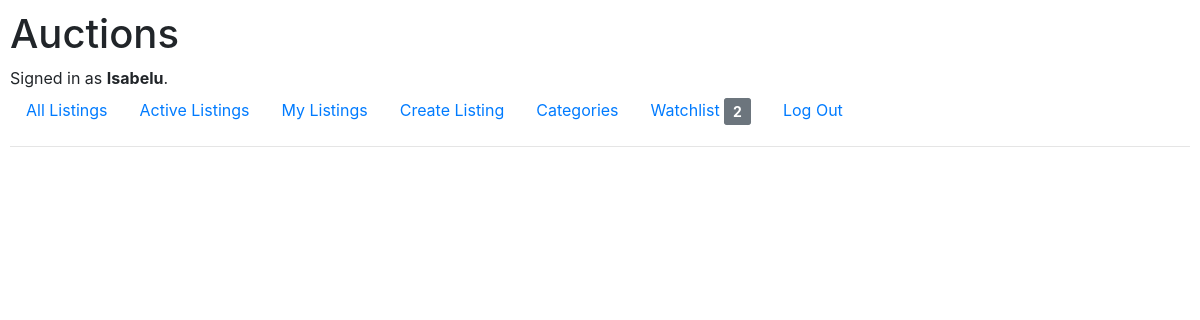
Before: /categories (signed in) with the older database file.
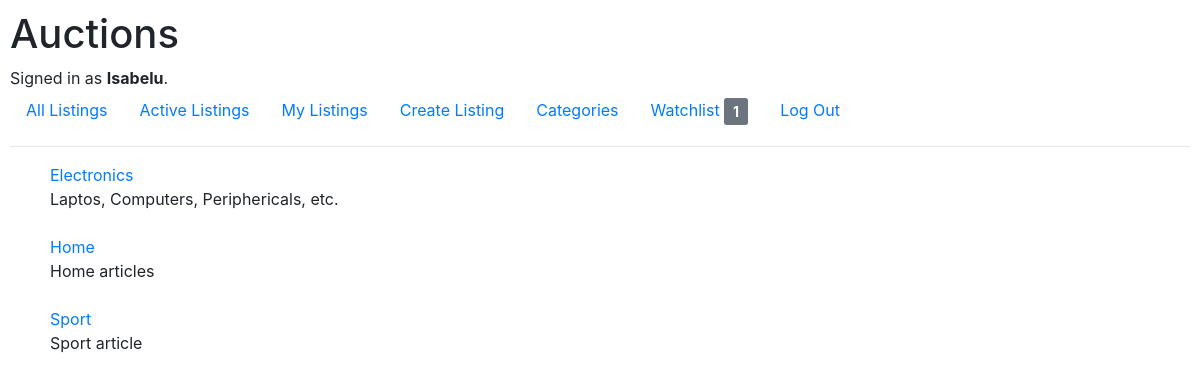
After: the same page with the newer database file.
### auctions/models.py (models this page shows, shortened)
class Category(models.Model):
    name = models.CharField(max_length=30)
    description = models.TextField()

### auctions/views.py (the view)
# urls.py: path("categories", views.categories, name="categories"),
def categories(request):
    user = request.user
    list = json.loads(user.watchlist)
    contador = len(list)
    categories = Category.objects.all()
    return render(request, "auctions/categories.html", {
        "categories": categories,
        "contador" : contador,
    })

### auctions/templates/auctions/categories.html
{% extends "auctions/layout.html" %}
{% load static %}
{% block body %}
{% if user.is_authenticated %}
<ul class="sinbullets">
    {% for category in categories %}
    <div class="dscstyle">
        <li><a href="{% url 'category' category.id %}">{{category.name}}</a></li>
        <li>{{ category.description }}</li><br>
    </div>
    {% endfor %}
</ul>
{% endif %}
{% endblock %}

### auctions/templates/auctions/layout.html (shortened to what this page needs)
{% load static %}
<!DOCTYPE html>
<html lang="en">
<head>
    <link rel="stylesheet" href="https://stackpath.bootstrapcdn.com/bootstrap/4.4.1/css/bootstrap.min.css"
>
        <link href="{% static 'auctions/css/styles2.css' %}" rel="stylesheet">
</head>
<body>
    <h1>Auctions</h1>
    <div>
        {% if user.is_authenticated %}
        Signed in as <strong>{{ user.username }}</strong>.
        {% else %}
        Not signed in.
        {% endif %}
    </div>
    <ul class="nav">
        <li class="nav-item">
            <a class="nav-link" href="{% url 'all_listings' %}">All Listings</a>
        </li>
        <li class="nav-item">
            <a class="nav-link" href="{% url 'index' %}">Active Listings</a>
        </li>
        {% if user.is_authenticated %}
        <li class="nav-item">
            <a class="nav-link" href="{% url 'my_listings' %}">My Listings</a>
        </li>
        <li class="nav-item">
            <a class="nav-link" href="{% url 'new_auction' %}">Create Listing</a>
        </li>
        <li class="nav-item">
            <a class="nav-link" href="{% url 'categories' %}">Categories</a>
        </li>
        <li class="nav-item">
            <a class="nav-link" href="{% url 'watchlist' %}">Watchlist <div class="d-inline font-weight-bold btn btn-secondary btn-sm">{{ contador }}</div></a>
        </li>
        <li class="nav-item">
            <a class="nav-link" href="{% url 'logout' %}">Log Out</a>
        </li>
        {% endif %}
    </ul>
    <hr>
    {% block body %}
    {% endblock %}
</body>
</html>

Changed rows visible on the page:
added Category: name "Electronics", description "Laptos, Computers, Periphericals, etc."
added Category: name "Home", description "Home articles"
added Category: name "Sport", description "Sport article"
Other visible differences:
{{ contador }}: "2" → "1"
